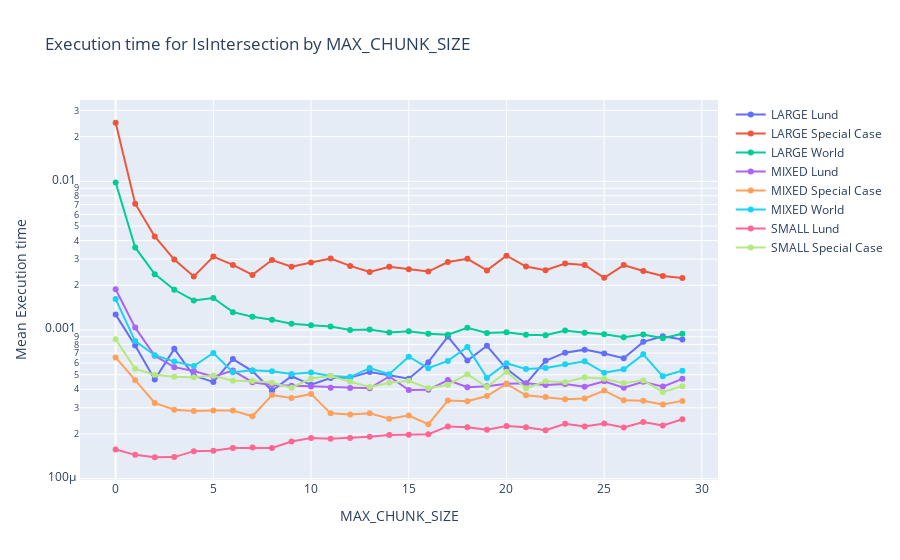
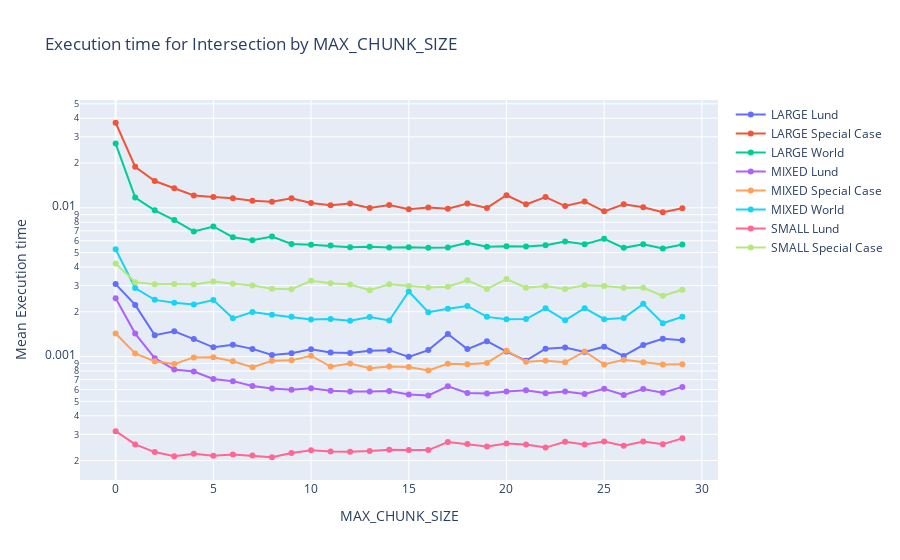

The code cell stored with these charts, in order, in its notebook:
### Code cell
#Ongoing chunk analysis
d_cnt_size_df = pd.DataFrame(columns=['d_cnt_size', 'decomp', 'nbr_recieved_chks', 'nbr_total_chks', 'total_time', "dataset", "context", "predicate", "delta_size"])
MAX_DELTA_SIZE = 30
for i in range(0,MAX_DELTA_SIZE):
    set_max_num_delta(i)
    stats_df = pd.DataFrame(columns=['decomp', 'nbr_recieved_chks', 'nbr_total_chks', 'total_time', "dataset", "context", "predicate", "delta_size"])
    total, passed = evaluate_dataset(special_cases, False, total, passed, "Special Case", i)
    total, passed = evaluate_dataset(world_data, False, total, passed, "World", i)
    total, passed = evaluate_dataset(lund_data, False, total, passed, "Lund", i)
    d_cnt_size_df= pd.concat([d_cnt_size_df, stats_df])

for idx, df in enumerate([d_cnt_size_df[d_cnt_size_df['predicate'] == True], 
                          d_cnt_size_df[d_cnt_size_df['predicate'] == False]]): #Loop through predicate and not predicate intersection seperately
    df = df[['total_time', "dataset", "context", "delta_size"]]
    df = df.groupby(["delta_size", "context","dataset"]).mean()
    df.reset_index(inplace=True)
    fig = go.Figure()
    max_value = df.total_time.max()
    for context in df.context.unique():
        for dataset in df.dataset.unique():
            curr_context_df = df[(df['context'] == context) & (df['dataset'] == dataset)]

            fig.add_trace(go.Scatter(x=curr_context_df.delta_size.values, y=curr_context_df.total_time.values,
                                mode='lines+markers',
                                name="{} {}".format(context, dataset)))
    
    fig.update_yaxes(type="log") # log range: 10^0=1, 10^5=100000
    if idx == 0:
        fig.update_layout(title="Execution time for IsIntersection by MAX_CHUNK_SIZE")
    else:
        fig.update_layout(title="Execution time for Intersection by MAX_CHUNK_SIZE")
    fig.update_layout(yaxis_title="Mean Execution time", xaxis_title="MAX_CHUNK_SIZE")


    fig.show()
